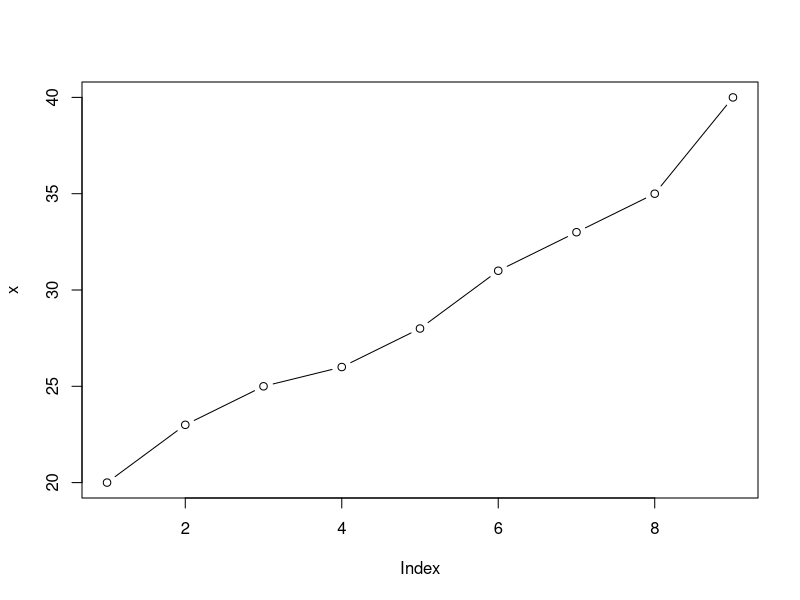
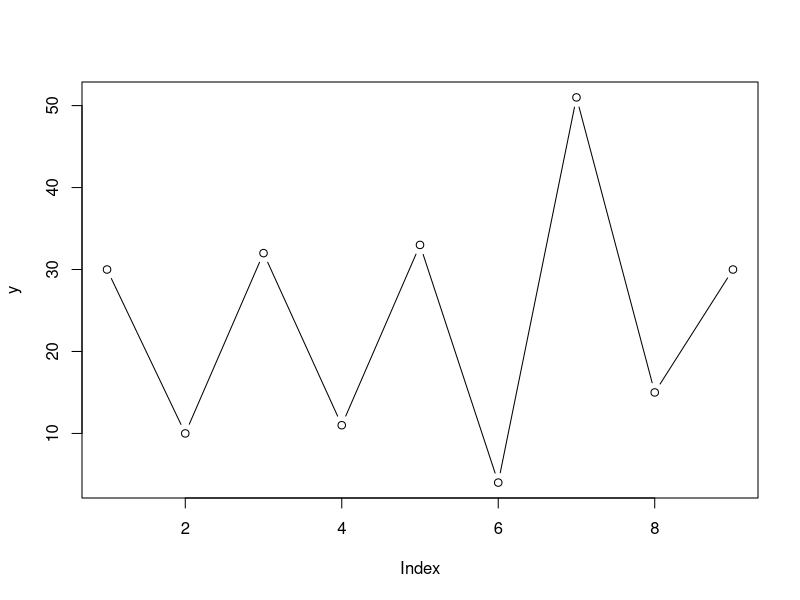
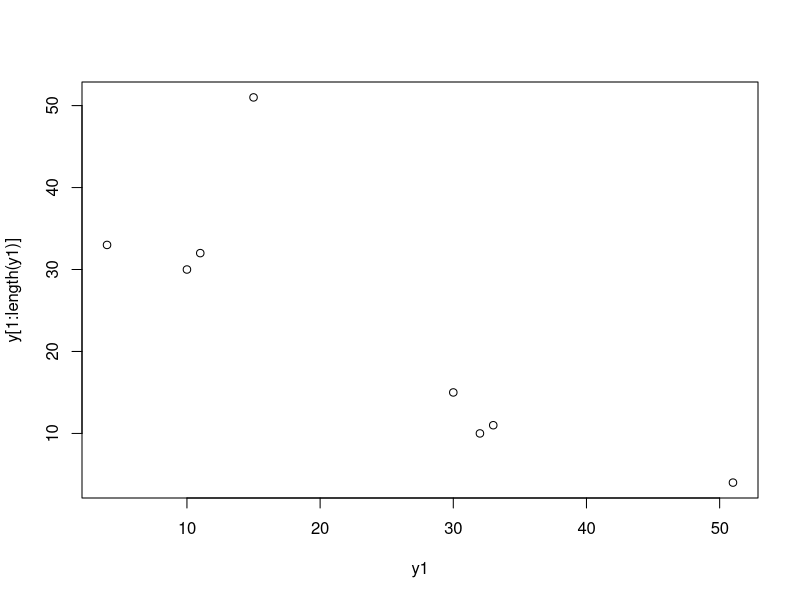
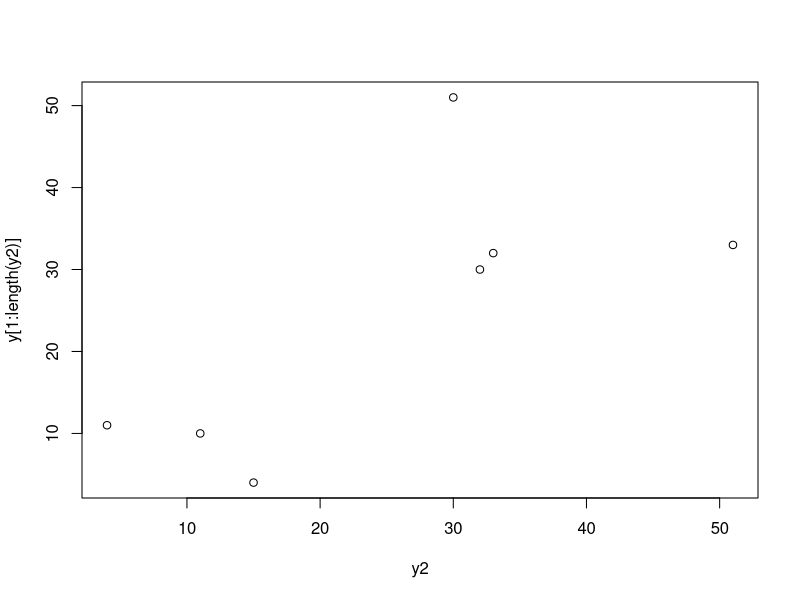
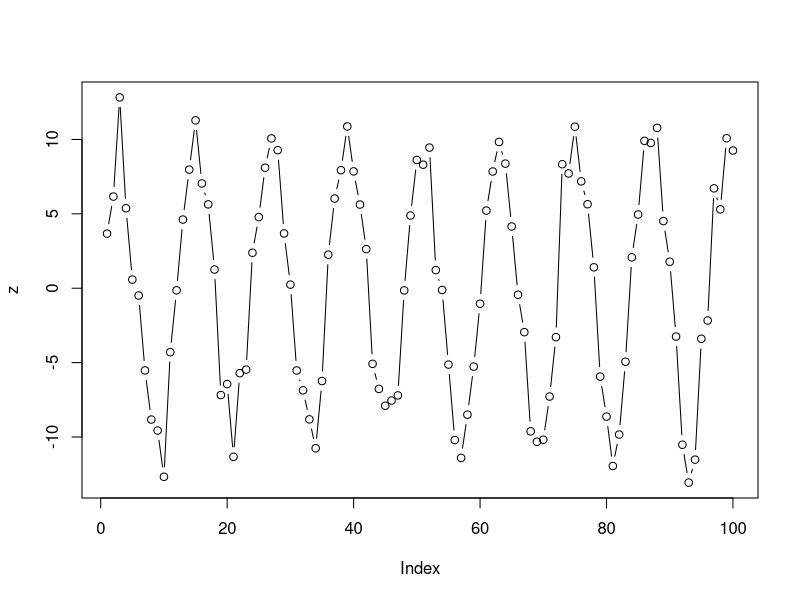
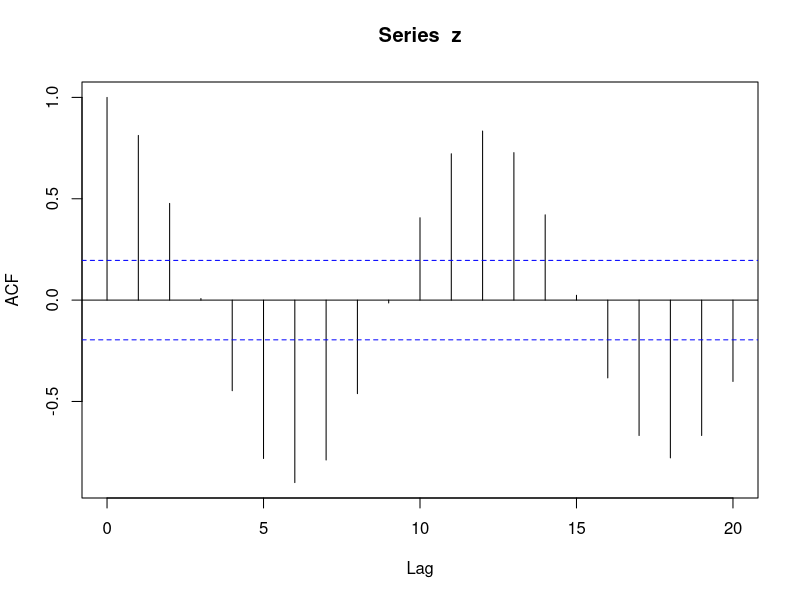
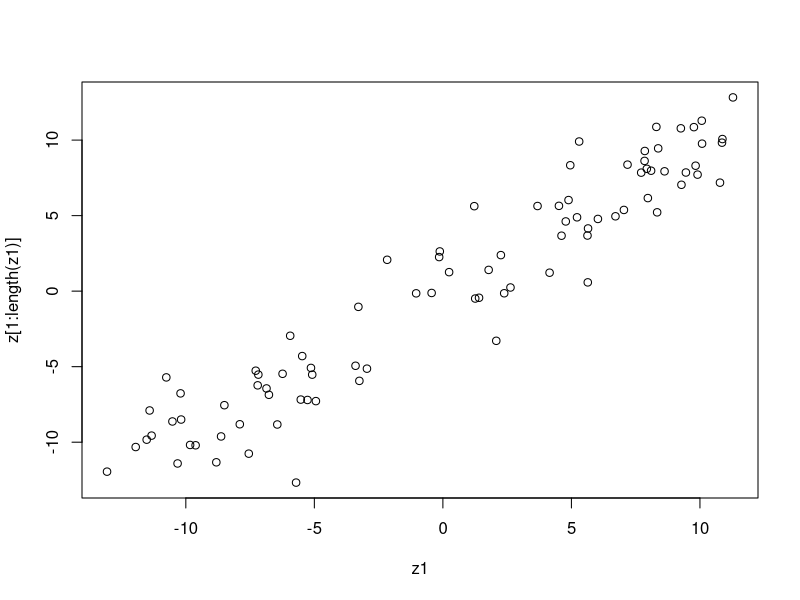
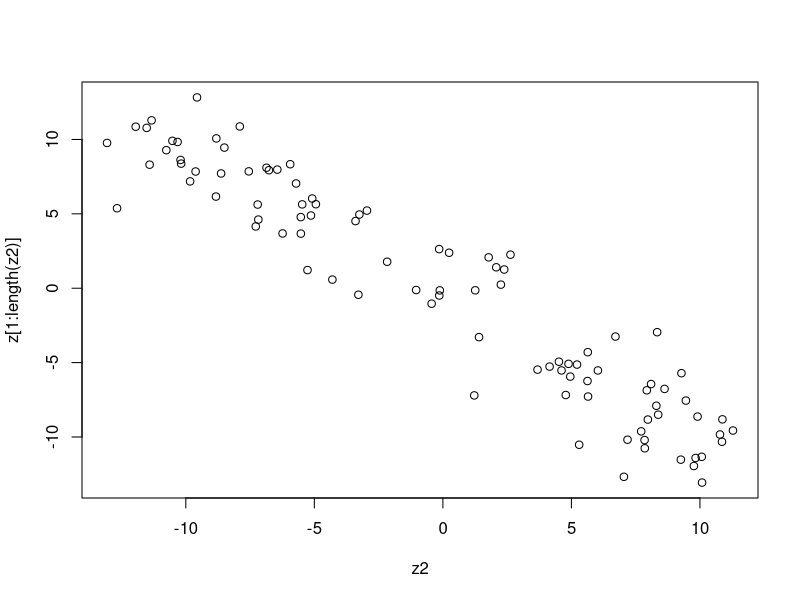

The R script that drew these images, in order:
#時系列データ

x<-c(20,23,25,26,28,31,33,35,40) #単に増えていくだけの時系列データ
plot(x,type="b")
x1<-x[2:length(x)] #１期ずらし
cor(x1,x[1:length(x1)]) 


y<-c(30,10,32,11,33,4,51,15,30)　#高低が交互に来る時系列データ
plot(y,type="b")
y1<-y[2:length(y)]　#１期ずらし
y1
plot(y1,y[1:length(y1)])
cor(y1,y[1:length(y1)])

y2<-y[3:length(y)]　#2期ずらし
y2
plot(y2,y[1:length(y2)])
cor(y2,y[1:length(y2)])


#12期周期の時系列データ
t<-1:100
z<-10*sin(2*pi*t/12)+rnorm(100,mean=0,sd=1.5)
plot(z,type="b")
acf(z)　#コレログラムを描く
z1<-z[13:length(z)]
z
head(z1)
plot(z1,z[1:length(z1)])
cor(z1,z[1:length(z1)])

z2<-z[7:length(z)]
z
head(z2)
plot(z2,z[1:length(z2)])
cor(z2,z[1:length(z2)])

z3<-z[4:length(z)]
z
head(z3)
plot(z3,z[1:length(z3)])
cor(z3,z[1:length(z3)])

z4<-z[10:length(z)]
z
head(z4)
plot(z4,z[1:length(z4)])
cor(z4,z[1:length(z4)])
pacf(z) #偏自己相関プロットを求める。


